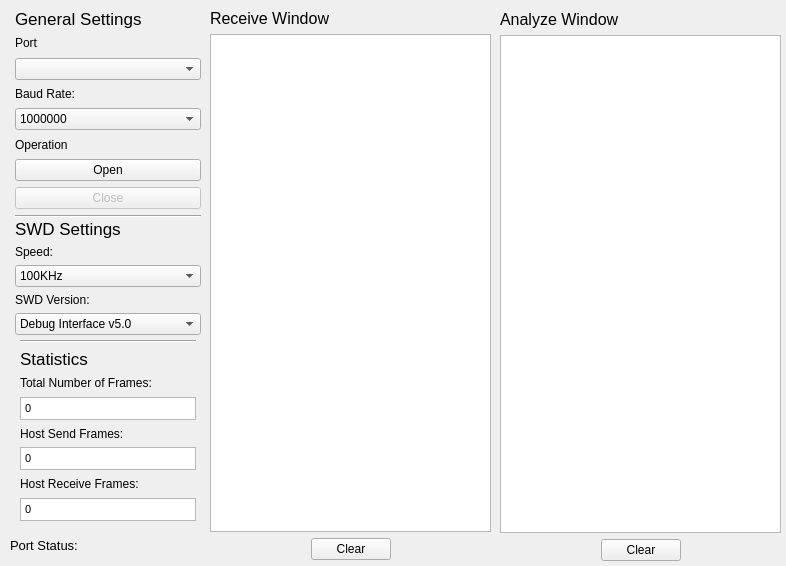
<?xml version="1.0" encoding="UTF-8"?>
<ui version="4.0">
 <class>Form</class>
 <widget class="QWidget" name="Form">
  <property name="geometry">
   <rect>
    <x>0</x>
    <y>0</y>
    <width>786</width>
    <height>566</height>
   </rect>
  </property>
  <property name="windowTitle">
   <string>Form</string>
  </property>
  <widget class="QWidget" name="verticalLayoutWidget_3">
   <property name="geometry">
    <rect>
     <x>500</x>
     <y>10</y>
     <width>281</width>
     <height>551</height>
    </rect>
   </property>
   <layout class="QVBoxLayout" name="verticalLayout_3">
    <item>
     <widget class="QLabel" name="Analyz_Window_Label">
      <property name="font">
       <font>
        <pointsize>12</pointsize>
       </font>
      </property>
      <property name="text">
       <string>Analyze Window</string>
      </property>
     </widget>
    </item>
    <item>
     <widget class="QTextBrowser" name="AnalyzetextBrowser"/>
    </item>
    <item>
     <layout class="QHBoxLayout" name="horizontalLayout_4">
      <item>
       <spacer name="horizontalSpacer_7">
        <property name="orientation">
         <enum>Qt::Horizontal</enum>
        </property>
        <property name="sizeHint" stdset="0">
         <size>
          <width>40</width>
          <height>20</height>
         </size>
        </property>
       </spacer>
      </item>
      <item>
       <widget class="QPushButton" name="Clear_pushButton_Analyze">
        <property name="text">
         <string>Clear</string>
        </property>
       </widget>
      </item>
      <item>
       <spacer name="horizontalSpacer_8">
        <property name="orientation">
         <enum>Qt::Horizontal</enum>
        </property>
        <property name="sizeHint" stdset="0">
         <size>
          <width>40</width>
          <height>20</height>
         </size>
        </property>
       </spacer>
      </item>
     </layout>
    </item>
   </layout>
  </widget>
  <widget class="QWidget" name="verticalLayoutWidget_2">
   <property name="geometry">
    <rect>
     <x>210</x>
     <y>9</y>
     <width>281</width>
     <height>551</height>
    </rect>
   </property>
   <layout class="QVBoxLayout" name="verticalLayout_2">
    <item>
     <widget class="QLabel" name="Receive_Window_Label">
      <property name="font">
       <font>
        <pointsize>12</pointsize>
       </font>
      </property>
      <property name="text">
       <string>Receive Window</string>
      </property>
     </widget>
    </item>
    <item>
     <widget class="QListWidget" name="Receive_listWidget"/>
    </item>
    <item>
     <layout class="QHBoxLayout" name="horizontalLayout_3">
      <item>
       <spacer name="horizontalSpacer_6">
        <property name="orientation">
         <enum>Qt::Horizontal</enum>
        </property>
        <property name="sizeHint" stdset="0">
         <size>
          <width>40</width>
          <height>20</height>
         </size>
        </property>
       </spacer>
      </item>
      <item>
       <widget class="QPushButton" name="Clear_pushButton_Receive">
        <property name="text">
         <string>Clear</string>
        </property>
       </widget>
      </item>
      <item>
       <spacer name="horizontalSpacer_5">
        <property name="orientation">
         <enum>Qt::Horizontal</enum>
        </property>
        <property name="sizeHint" stdset="0">
         <size>
          <width>40</width>
          <height>20</height>
         </size>
        </property>
       </spacer>
      </item>
     </layout>
    </item>
   </layout>
  </widget>
  <widget class="QWidget" name="horizontalLayoutWidget_5">
   <property name="geometry">
    <rect>
     <x>10</x>
     <y>340</y>
     <width>191</width>
     <height>181</height>
    </rect>
   </property>
   <layout class="QHBoxLayout" name="horizontalLayout_5">
    <item>
     <spacer name="horizontalSpacer_9">
      <property name="orientation">
       <enum>Qt::Horizontal</enum>
      </property>
      <property name="sizeType">
       <enum>QSizePolicy::Fixed</enum>
      </property>
      <property name="sizeHint" stdset="0">
       <size>
        <width>5</width>
        <height>20</height>
       </size>
      </property>
     </spacer>
    </item>
    <item>
     <layout class="QVBoxLayout" name="verticalLayout_5">
      <item>
       <widget class="Line" name="line">
        <property name="orientation">
         <enum>Qt::Horizontal</enum>
        </property>
       </widget>
      </item>
      <item>
       <widget class="QLabel" name="Statistics_Label">
        <property name="font">
         <font>
          <pointsize>13</pointsize>
         </font>
        </property>
        <property name="text">
         <string>Statistics</string>
        </property>
       </widget>
      </item>
      <item>
       <widget class="QLabel" name="Number_Label_1">
        <property name="text">
         <string>Total Number of Frames:</string>
        </property>
       </widget>
      </item>
      <item>
       <widget class="QTextBrowser" name="Number_textBrowser">
        <property name="enabled">
         <bool>true</bool>
        </property>
        <property name="sizePolicy">
         <sizepolicy hsizetype="Preferred" vsizetype="Preferred">
          <horstretch>0</horstretch>
          <verstretch>30</verstretch>
         </sizepolicy>
        </property>
        <property name="minimumSize">
         <size>
          <width>176</width>
          <height>13</height>
         </size>
        </property>
        <property name="maximumSize">
         <size>
          <width>139</width>
          <height>23</height>
         </size>
        </property>
        <property name="baseSize">
         <size>
          <width>139</width>
          <height>20</height>
         </size>
        </property>
        <property name="html">
         <string>&lt;!DOCTYPE HTML PUBLIC &quot;-//W3C//DTD HTML 4.0//EN&quot; &quot;http://www.w3.org/TR/REC-html40/strict.dtd&quot;&gt;
&lt;html&gt;&lt;head&gt;&lt;meta name=&quot;qrichtext&quot; content=&quot;1&quot; /&gt;&lt;style type=&quot;text/css&quot;&gt;
p, li { white-space: pre-wrap; }
&lt;/style&gt;&lt;/head&gt;&lt;body style=&quot; font-family:'MS Shell Dlg 2'; font-size:8.25pt; font-weight:400; font-style:normal;&quot;&gt;
&lt;p style=&quot; margin-top:0px; margin-bottom:0px; margin-left:0px; margin-right:0px; -qt-block-indent:0; text-indent:0px;&quot;&gt;0&lt;/p&gt;&lt;/body&gt;&lt;/html&gt;</string>
        </property>
       </widget>
      </item>
      <item>
       <widget class="QLabel" name="Number_Label_2">
        <property name="text">
         <string>Host Send Frames:</string>
        </property>
       </widget>
      </item>
      <item>
       <widget class="QTextBrowser" name="Number_textBrowser_2">
        <property name="enabled">
         <bool>true</bool>
        </property>
        <property name="sizePolicy">
         <sizepolicy hsizetype="Preferred" vsizetype="Preferred">
          <horstretch>0</horstretch>
          <verstretch>30</verstretch>
         </sizepolicy>
        </property>
        <property name="minimumSize">
         <size>
          <width>176</width>
          <height>13</height>
         </size>
        </property>
        <property name="maximumSize">
         <size>
          <width>139</width>
          <height>23</height>
         </size>
        </property>
        <property name="baseSize">
         <size>
          <width>139</width>
          <height>20</height>
         </size>
        </property>
        <property name="html">
         <string>&lt;!DOCTYPE HTML PUBLIC &quot;-//W3C//DTD HTML 4.0//EN&quot; &quot;http://www.w3.org/TR/REC-html40/strict.dtd&quot;&gt;
&lt;html&gt;&lt;head&gt;&lt;meta name=&quot;qrichtext&quot; content=&quot;1&quot; /&gt;&lt;style type=&quot;text/css&quot;&gt;
p, li { white-space: pre-wrap; }
&lt;/style&gt;&lt;/head&gt;&lt;body style=&quot; font-family:'MS Shell Dlg 2'; font-size:8.25pt; font-weight:400; font-style:normal;&quot;&gt;
&lt;p style=&quot; margin-top:0px; margin-bottom:0px; margin-left:0px; margin-right:0px; -qt-block-indent:0; text-indent:0px;&quot;&gt;0&lt;/p&gt;&lt;/body&gt;&lt;/html&gt;</string>
        </property>
       </widget>
      </item>
      <item>
       <widget class="QLabel" name="Number_Label_3">
        <property name="text">
         <string>Host Receive Frames:</string>
        </property>
       </widget>
      </item>
      <item>
       <widget class="QTextBrowser" name="Number_textBrowser_3">
        <property name="enabled">
         <bool>true</bool>
        </property>
        <property name="sizePolicy">
         <sizepolicy hsizetype="Preferred" vsizetype="Preferred">
          <horstretch>0</horstretch>
          <verstretch>30</verstretch>
         </sizepolicy>
        </property>
        <property name="minimumSize">
         <size>
          <width>176</width>
          <height>13</height>
         </size>
        </property>
        <property name="maximumSize">
         <size>
          <width>139</width>
          <height>23</height>
         </size>
        </property>
        <property name="baseSize">
         <size>
          <width>139</width>
          <height>20</height>
         </size>
        </property>
        <property name="html">
         <string>&lt;!DOCTYPE HTML PUBLIC &quot;-//W3C//DTD HTML 4.0//EN&quot; &quot;http://www.w3.org/TR/REC-html40/strict.dtd&quot;&gt;
&lt;html&gt;&lt;head&gt;&lt;meta name=&quot;qrichtext&quot; content=&quot;1&quot; /&gt;&lt;style type=&quot;text/css&quot;&gt;
p, li { white-space: pre-wrap; }
&lt;/style&gt;&lt;/head&gt;&lt;body style=&quot; font-family:'MS Shell Dlg 2'; font-size:8.25pt; font-weight:400; font-style:normal;&quot;&gt;
&lt;p style=&quot; margin-top:0px; margin-bottom:0px; margin-left:0px; margin-right:0px; -qt-block-indent:0; text-indent:0px;&quot;&gt;0&lt;/p&gt;&lt;/body&gt;&lt;/html&gt;</string>
        </property>
       </widget>
      </item>
     </layout>
    </item>
   </layout>
  </widget>
  <widget class="QWidget" name="horizontalLayoutWidget">
   <property name="geometry">
    <rect>
     <x>10</x>
     <y>9</y>
     <width>191</width>
     <height>209</height>
    </rect>
   </property>
   <layout class="QHBoxLayout" name="horizontalLayout">
    <item>
     <spacer name="horizontalSpacer">
      <property name="orientation">
       <enum>Qt::Horizontal</enum>
      </property>
      <property name="sizeType">
       <enum>QSizePolicy::Fixed</enum>
      </property>
      <property name="sizeHint" stdset="0">
       <size>
        <width>5</width>
        <height>20</height>
       </size>
      </property>
     </spacer>
    </item>
    <item>
     <layout class="QVBoxLayout" name="verticalLayout">
      <item>
       <widget class="QLabel" name="General_Setting_Label">
        <property name="font">
         <font>
          <pointsize>13</pointsize>
         </font>
        </property>
        <property name="text">
         <string>General Settings</string>
        </property>
       </widget>
      </item>
      <item>
       <layout class="QHBoxLayout" name="horizontalLayout_6">
        <item>
         <widget class="QLabel" name="Port_Label">
          <property name="sizePolicy">
           <sizepolicy hsizetype="Minimum" vsizetype="Minimum">
            <horstretch>0</horstretch>
            <verstretch>0</verstretch>
           </sizepolicy>
          </property>
          <property name="minimumSize">
           <size>
            <width>23</width>
            <height>14</height>
           </size>
          </property>
          <property name="maximumSize">
           <size>
            <width>23</width>
            <height>14</height>
           </size>
          </property>
          <property name="text">
           <string>Port:</string>
          </property>
         </widget>
        </item>
        <item>
         <widget class="QLabel" name="PortInfo_Label">
          <property name="text">
           <string/>
          </property>
         </widget>
        </item>
       </layout>
      </item>
      <item>
       <widget class="QComboBox" name="Port_comboBox"/>
      </item>
      <item>
       <widget class="QLabel" name="BaudRate_Label">
        <property name="text">
         <string>Baud Rate:</string>
        </property>
       </widget>
      </item>
      <item>
       <widget class="QComboBox" name="BaudRate_comboBox">
        <property name="currentText">
         <string>1000000</string>
        </property>
        <property name="currentIndex">
         <number>5</number>
        </property>
        <item>
         <property name="text">
          <string>9600</string>
         </property>
        </item>
        <item>
         <property name="text">
          <string>19200</string>
         </property>
        </item>
        <item>
         <property name="text">
          <string>38400</string>
         </property>
        </item>
        <item>
         <property name="text">
          <string>57600</string>
         </property>
        </item>
        <item>
         <property name="text">
          <string>115200</string>
         </property>
        </item>
        <item>
         <property name="text">
          <string>1000000</string>
         </property>
        </item>
       </widget>
      </item>
      <item>
       <widget class="QLabel" name="Operation_Label">
        <property name="text">
         <string>Operation</string>
        </property>
       </widget>
      </item>
      <item>
       <widget class="QPushButton" name="Open_Button">
        <property name="text">
         <string>Open</string>
        </property>
       </widget>
      </item>
      <item>
       <widget class="QPushButton" name="Close_Button">
        <property name="enabled">
         <bool>false</bool>
        </property>
        <property name="text">
         <string>Close</string>
        </property>
       </widget>
      </item>
      <item>
       <widget class="Line" name="line_2">
        <property name="orientation">
         <enum>Qt::Horizontal</enum>
        </property>
       </widget>
      </item>
     </layout>
    </item>
   </layout>
  </widget>
  <widget class="QWidget" name="horizontalLayoutWidget_2">
   <property name="geometry">
    <rect>
     <x>10</x>
     <y>219</y>
     <width>191</width>
     <height>121</height>
    </rect>
   </property>
   <layout class="QHBoxLayout" name="horizontalLayout_2">
    <item>
     <spacer name="horizontalSpacer_3">
      <property name="orientation">
       <enum>Qt::Horizontal</enum>
      </property>
      <property name="sizeType">
       <enum>QSizePolicy::Fixed</enum>
      </property>
      <property name="sizeHint" stdset="0">
       <size>
        <width>5</width>
        <height>20</height>
       </size>
      </property>
     </spacer>
    </item>
    <item>
     <layout class="QVBoxLayout" name="verticalLayout_4">
      <item>
       <widget class="QLabel" name="SWD_Setting_Label">
        <property name="font">
         <font>
          <pointsize>13</pointsize>
         </font>
        </property>
        <property name="text">
         <string>SWD Settings</string>
        </property>
       </widget>
      </item>
      <item>
       <widget class="QLabel" name="Speed_Label">
        <property name="text">
         <string>Speed:</string>
        </property>
       </widget>
      </item>
      <item>
       <widget class="QComboBox" name="Speed_comboBox">
        <item>
         <property name="text">
          <string>100KHz</string>
         </property>
        </item>
        <item>
         <property name="text">
          <string>500KHz</string>
         </property>
        </item>
        <item>
         <property name="text">
          <string>1MHz</string>
         </property>
        </item>
        <item>
         <property name="text">
          <string>2MHz</string>
         </property>
        </item>
        <item>
         <property name="text">
          <string>4MHz</string>
         </property>
        </item>
        <item>
         <property name="text">
          <string>6MHz</string>
         </property>
        </item>
       </widget>
      </item>
      <item>
       <widget class="QLabel" name="SWD_Version_Label">
        <property name="text">
         <string>SWD Version:</string>
        </property>
       </widget>
      </item>
      <item>
       <widget class="QComboBox" name="Version_comboBox">
        <property name="currentText">
         <string>Debug Interface v5.0</string>
        </property>
        <property name="currentIndex">
         <number>0</number>
        </property>
        <item>
         <property name="text">
          <string>Debug Interface v5.0</string>
         </property>
        </item>
        <item>
         <property name="text">
          <string>Debug Interface v6.0</string>
         </property>
        </item>
       </widget>
      </item>
      <item>
       <spacer name="verticalSpacer_2">
        <property name="orientation">
         <enum>Qt::Vertical</enum>
        </property>
        <property name="sizeHint" stdset="0">
         <size>
          <width>20</width>
          <height>40</height>
         </size>
        </property>
       </spacer>
      </item>
     </layout>
    </item>
   </layout>
  </widget>
  <widget class="QWidget" name="horizontalLayoutWidget_3">
   <property name="geometry">
    <rect>
     <x>9</x>
     <y>530</y>
     <width>191</width>
     <height>31</height>
    </rect>
   </property>
   <layout class="QHBoxLayout" name="horizontalLayout_7">
    <item>
     <widget class="QLabel" name="Port_Status_Label_1">
      <property name="sizePolicy">
       <sizepolicy hsizetype="Preferred" vsizetype="Preferred">
        <horstretch>0</horstretch>
        <verstretch>0</verstretch>
       </sizepolicy>
      </property>
      <property name="maximumSize">
       <size>
        <width>70</width>
        <height>29</height>
       </size>
      </property>
      <property name="font">
       <font>
        <pointsize>10</pointsize>
       </font>
      </property>
      <property name="text">
       <string>Port Status:</string>
      </property>
     </widget>
    </item>
    <item>
     <widget class="QLabel" name="Port_Status_Label_2">
      <property name="sizePolicy">
       <sizepolicy hsizetype="Preferred" vsizetype="Preferred">
        <horstretch>0</horstretch>
        <verstretch>0</verstretch>
       </sizepolicy>
      </property>
      <property name="maximumSize">
       <size>
        <width>110</width>
        <height>29</height>
       </size>
      </property>
      <property name="font">
       <font>
        <pointsize>10</pointsize>
       </font>
      </property>
      <property name="text">
       <string/>
      </property>
     </widget>
    </item>
   </layout>
  </widget>
 </widget>
 <resources/>
 <connections/>
</ui>
